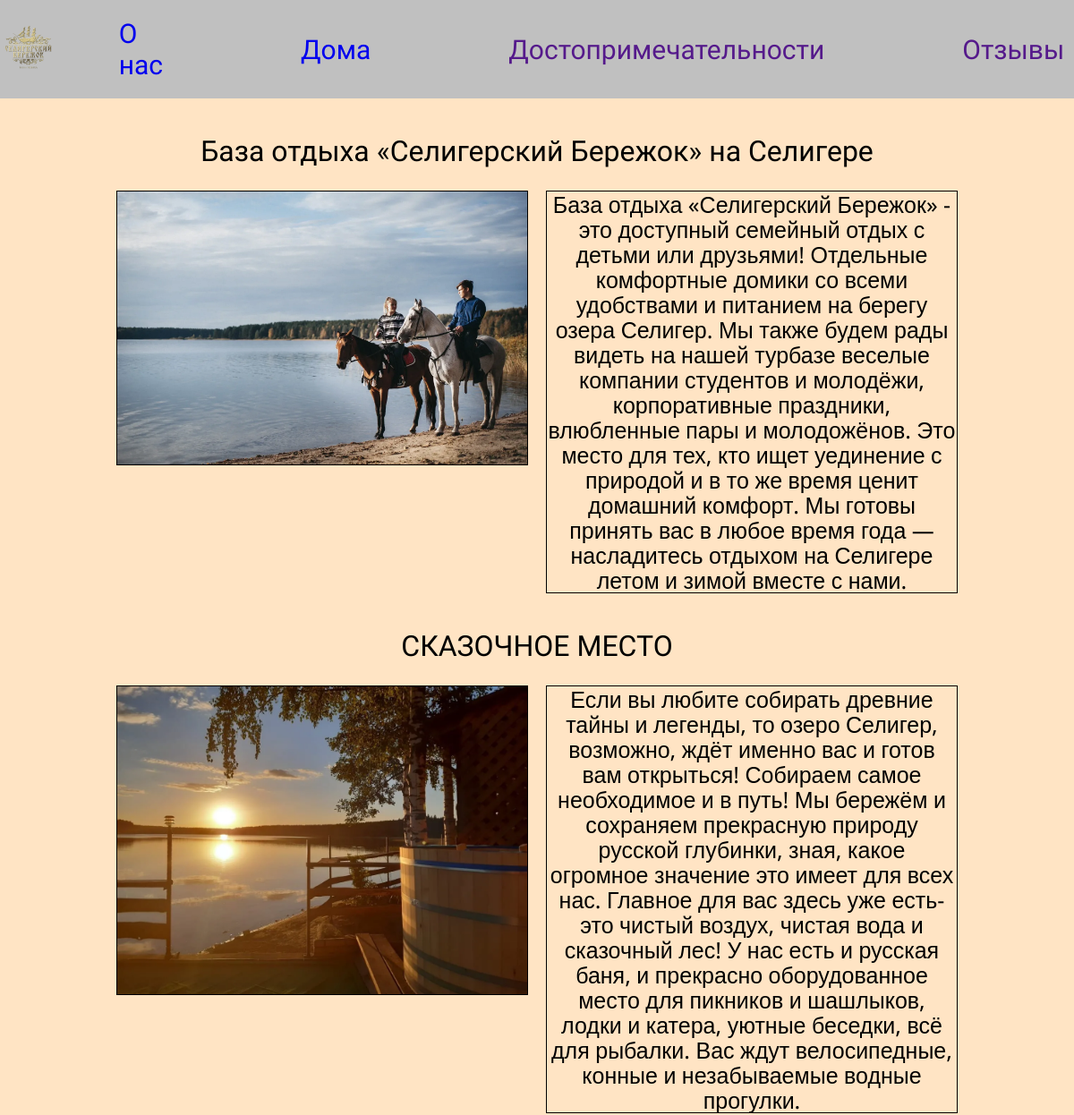
Before: / with the older database file.
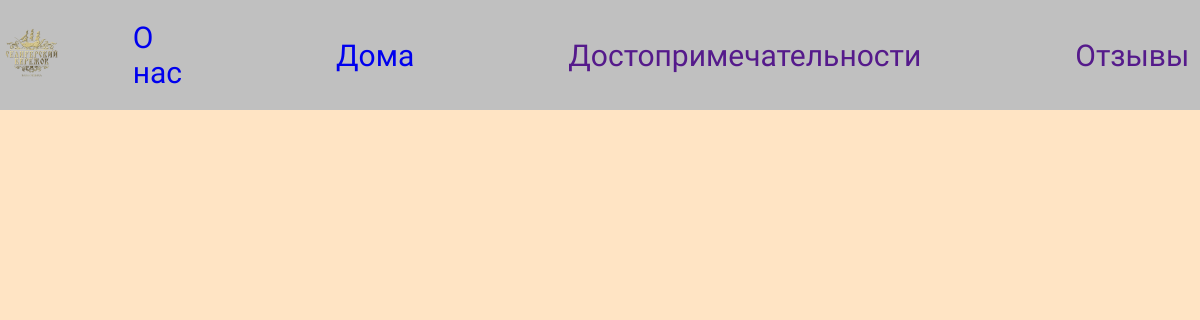
After: the same page with the newer database file.
### us/models.py (models this page shows)
class Us(models.Model):
    title = models.CharField(max_length=200)
    description = models.TextField(null=True, blank=True)
    featured_images = models.ImageField(upload_to="us1/%Y/%m/%d/", blank=True)
    class Meta:
        verbose_name = "Статью"
        verbose_name_plural = "О нас"

### us/views.py (the view)
# urls.py: path('', include('us.urls')),
def us(request):
    u = Us.objects.all()
    contex = {
        'us': u
    }
    return render(request, "us/us.html", contex)

### us/templates/us/us.html (shortened to what this page needs)
{% extends 'us/base.html' %}
{% load static %}
{% block content %}
<main>
    <div>
        {% for uss in us %}
        <div class="us__container">
            <h3 class="us__title"> {{ uss.title }}</h3>
            <div class="us__blockcontainer">
                <div class="us__block">
                    <img class="us__thumbnail" src="{{ uss.featured_images.url }} " />
                </div>
                <div class="us__block">
                    <div class="us__description">{{ uss.description }}</div>
                </div>
            </div>
        </div>
        {% endfor %}
    </div>
</main>
{% endblock %}

### us/templates/us/base.html (shortened to what this page needs)
<!DOCTYPE html>
{% load static %}
<html lang="ru">
<head>
    <link rel="stylesheet" href="{% static 'styles/app.css' %}"/>
</head>
<body>
{% include 'us/navbar.html' %}
{% block content %}{% endblock %}
</body>
</html>

### us/templates/us/navbar.html
<header class="header">
    {% load static %}
    <div class="container">
      <a href="/" class="header__logo">
        <img src="{% static 'images/logosb.webp' %}" alt="" />
      </a>
      <nav class="header__nav">
          <ul class="header_menu">
              <li class="header_item"><a href="{% url 'us' %}">О нас</a></li>
              <li class="header_item"><a href="{% url 'home' %}">Дома</a></li>
              <li class="header_item"><a href="">Достопримечательности</a></li>
              <li class="header_item"><a href="">Отзывы</a></li>
          </ul>
      </nav>
    </div>
</header>

### us/static/styles/app.css (style rules this page uses)
* { margin:0; padding: 0; Box-sizing: border-box; }
body { background-color:#FFE4C4; }
a { text-decoration: none; }
ul { list-style-type: none; }
.header { position: sticky; z-index: 111; background-color: var(--color-sub); padding: 0; }
.container { display: flex; justify-content: flex-start ; align-items: center; background: #C0C0C0; }
.header__logo> img { height: 3.2rem; }
.header_menu { display: flex; justify-content: space-around; list-style: none; padding: 20px; margin-top: 0; font-family: 'Lobster'; font-size: 30px; }
.header__nav > ul { display: inline-flex; align-items: center; list-style: none; gap: 6.5rem; }
.header_item { margin-left: 50px; }

Changed rows visible on the page:
removed Us: title "База отдыха «Селигерский Бережок» на Селигере", featured_images (picture), description "База отдыха «Селигерский Бережок» - это доступный семейный отдых с детьми или друзьями! Отдельные комфортные домики со всеми удобствами и питанием на берегу озера Селигер. Мы также будем рады видеть на нашей турбазе веселые компании студентов и молодёжи, корпоративные праздники, влюбленные пары и молодожёнов. Это место для тех, кто ищет уединение с природой и в то же время ценит домашний комфорт. Мы готовы принять вас в любое время года — насладитесь отдыхом на Селигере летом и зимой вместе с нами."
removed Us: title "СКАЗОЧНОЕ МЕСТО", featured_images (picture), description "Если вы любите собирать древние тайны и легенды, то озеро Селигер, возможно, ждёт именно вас и готов вам открыться! Собираем самое необходимое и в путь! Мы бережём и сохраняем прекрасную природу русской глубинки, зная, какое огромное значение это имеет для всех нас. Главное для вас здесь уже есть- это чистый воздух, чистая вода и сказочный лес! У нас есть и русская баня, и прекрасно оборудованное место для пикников и шашлыков, лодки и катера, уютные беседки, всё для рыбалки. Вас ждут велосипедные, конные и незабываемые водные прогулки."
